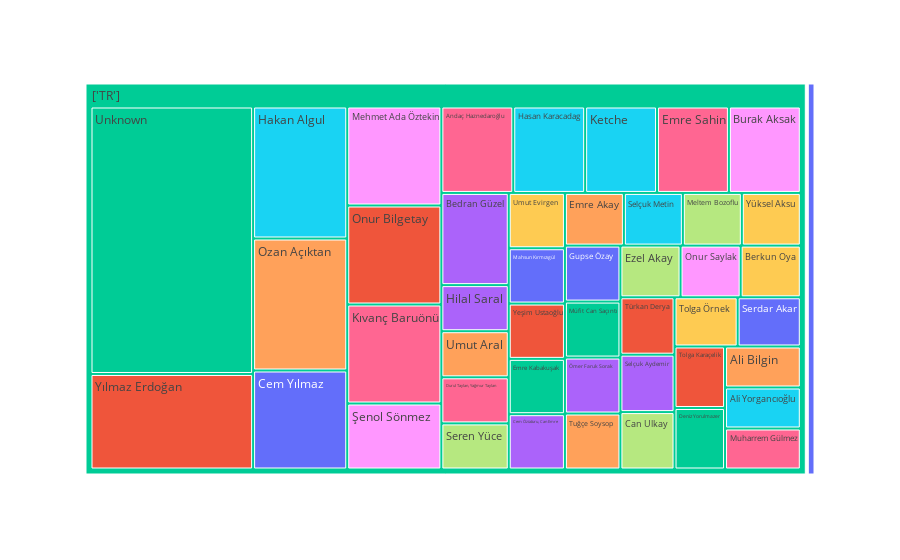

Write notebook code for a chart like this one.
### Code cell
import pandas as pd
import plotly.express as px



# Fransa'da üretilen filmleri ve dizileri filtreleme
netflix_fr = df[df['production_countries'].str.contains('TR', na=False)]

# Eksik verileri temizleme
nannef = netflix_fr.dropna(subset=['directors'])  # Yönetmen bilgisi eksik olan satırları çıkar

# Treemap grafiğini oluşturma
fig = px.treemap(nannef, path=['production_countries', 'directors'],
                 color='directors', hover_data=['directors', 'title'],
                 color_continuous_scale='red')
fig.show()

### Figure 1 — Plotly figure (JSON) as saved in the notebook; plotly's stock layout.template omitted (floating-point values rounded to 4 significant figures; data arrays with more than 128 entries replaced by an {"elided": "..."} marker saying what was removed)
{"data": [{"branchvalues": "total", "customdata": {"elided": "48x3 str values"}, "domain": {"x": [0, 1], "y": [0, 1]}, "hovertemplate": "labels=%{label}<br>count=%{value}<br>parent=%{parent}<br>id=%{id}<br>directors=%{customdata[2]}<br>title=%{customdata[1]}<extra></extra>", "ids": ["['TR']/Cem Yılmaz", "['TR']/Yılmaz Erdoğan", "['TR']/Unknown", "['TR']/Hilal Saral", "['TR']/Umut Aral", "['TR']/Hakan Algul", "['TR']/Durul Taylan, Yağmur Taylan", "['TR']/Seren Yüce", "['TR']/Şenol Sönmez", "['TR']/Umut Evirgen", "['TR']/Mahsun Kırmızıgül", "['TR']/Yeşim Ustaoğlu", "['TR']/Emre Kabakuşak", "['TR']/Cem Özüduru, Can Emre", "['TR']/Emre Akay", "['TR']/Selçuk Metin", "['TR']/Andaç Haznedaroğlu", "['TR']/Meltem Bozoflu", "['TR']/Mehmet Ada Öztekin", "['TR']/Yüksel Aksu", "['TR']/Gupse Özay", "['TR']/Onur Bilgetay", "['TR']/Müfit Can Saçıntı", "['TR']/Ömer Faruk Sorak", "['TR']/Tuğçe Soysop", "['TR']/Hasan Karacadag", "['TR']/Kıvanç Baruönü", "['TR']/Ezel Akay", "['TR']/Onur Saylak", "['TR']/Berkun Oya", "['TR', 'US']/Joseph Ruben", "['TR']/Türkan Derya", "['TR']", "['TR']/Selçuk Aydemir", "['TR']/Ozan Açıktan", "['TR', 'US']", "['TR']/Ketche", "['TR']/Emre Sahin", "['TR']/Can Ulkay", "['TR']/Burak Aksak", "['TR']/Tolga Örnek", "['TR']/Serdar Akar", "['TR']/Tolga Karaçelik", "['TR']/Deniz Yorulmazer", "['TR']/Bedran Güzel", "['TR']/Ali Bilgin", "['TR']/Ali Yorgancıoğlu", "['TR']/Muharrem Gülmez"], "labels": ["Cem Yılmaz", "Yılmaz Erdoğan", "Unknown", "Hilal Saral", "Umut Aral", "Hakan Algul", "Durul Taylan, Yağmur Taylan", "Seren Yüce", "Şenol Sönmez", "Umut Evirgen", "Mahsun Kırmızıgül", "Yeşim Ustaoğlu", "Emre Kabakuşak", "Cem Özüduru, Can Emre", "Emre Akay", "Selçuk Metin", "Andaç Haznedaroğlu", "Meltem Bozoflu", "Mehmet Ada Öztekin", "Yüksel Aksu", "Gupse Özay", "Onur Bilgetay", "Müfit Can Saçıntı", "Ömer Faruk Sorak", "Tuğçe Soysop", "Hasan Karacadag", "Kıvanç Baruönü", "Ezel Akay", "Onur Saylak", "Berkun Oya", "Joseph Ruben", "Türkan Derya", "['TR']", "Selçuk Aydemir", "Ozan Açıktan", "['TR', 'US']", "Ketche", "Emre Sahin", "Can Ulkay", "Burak Aksak", "Tolga Örnek", "Serdar Akar", "Tolga Karaçelik", "Deniz Yorulmazer", "Bedran Güzel", "Ali Bilgin", "Ali Yorgancıoğlu", "Muharrem Gülmez"], "marker": {"colors": ["#636efa", "#EF553B", "#00cc96", "#ab63fa", "#FFA15A", "#19d3f3", "#FF6692", "#B6E880", "#FF97FF", "#FECB52", "#636efa", "#EF553B", "#00cc96", "#ab63fa", "#FFA15A", "#19d3f3", "#FF6692", "#B6E880", "#FF97FF", "#FECB52", "#636efa", "#EF553B", "#00cc96", "#ab63fa", "#FFA15A", "#19d3f3", "#FF6692", "#B6E880", "#FF97FF", "#FECB52", "#636efa", "#EF553B", "#00cc96", "#ab63fa", "#FFA15A", "#636efa", "#19d3f3", "#FF6692", "#B6E880", "#FF97FF", "#FECB52", "#636efa", "#EF553B", "#00cc96", "#ab63fa", "#FFA15A", "#19d3f3", "#FF6692"]}, "name": "", "parents": ["['TR']", "['TR']", "['TR']", "['TR']", "['TR']", "['TR']", "['TR']", "['TR']", "['TR']", "['TR']", "['TR']", "['TR']", "['TR']", "['TR']", "['TR']", "['TR']", "['TR']", "['TR']", "['TR']", "['TR']", "['TR']", "['TR']", "['TR']", "['TR']", "['TR']", "['TR']", "['TR']", "['TR']", "['TR']", "['TR']", "['TR', 'US']", "['TR']", "", "['TR']", "['TR']", "", "['TR']", "['TR']", "['TR']", "['TR']", "['TR']", "['TR']", "['TR']", "['TR']", "['TR']", "['TR']", "['TR']", "['TR']"], "type": "treemap", "values": [3, 5, 14, 1, 1, 4, 1, 1, 2, 1, 1, 1, 1, 1, 1, 1, 2, 1, 3, 1, 1, 3, 1, 1, 1, 2, 3, 1, 1, 1, 1, 1, 83, 1, 4, 1, 2, 2, 1, 2, 1, 1, 1, 1, 2, 1, 1, 1]}], "layout": {"legend": {"tracegroupgap": 0}, "margin": {"t": 60}}}
